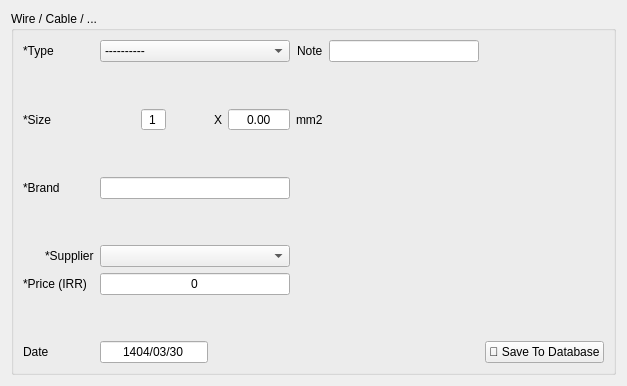
      <widget class="QWidget" name="wire_cable">
       <layout class="QGridLayout" name="gridLayout_23">
        <item row="0" column="0">
         <widget class="QGroupBox" name="groupBox_12">
          <property name="title">
           <string>Wire / Cable / ...</string>
          </property>
          <layout class="QGridLayout" name="gridLayout_22">
           <item row="3" column="0" colspan="2">
            <widget class="QLabel" name="general_spec_label_7">
             <property name="text">
              <string>*Size</string>
             </property>
            </widget>
           </item>
           <item row="1" column="9" alignment="Qt::AlignRight">
            <widget class="QLabel" name="label_83">
             <property name="maximumSize">
              <size>
               <width>73</width>
               <height>16777215</height>
              </size>
             </property>
             <property name="text">
              <string>Note</string>
             </property>
            </widget>
           </item>
           <item row="3" column="9">
            <widget class="QLabel" name="general_spec_label_8">
             <property name="text">
              <string>mm2</string>
             </property>
            </widget>
           </item>
           <item row="1" column="10">
            <widget class="QLineEdit" name="electrical_panel_brand_3">
             <property name="minimumSize">
              <size>
               <width>150</width>
               <height>0</height>
              </size>
             </property>
             <property name="maximumSize">
              <size>
               <width>184</width>
               <height>16777215</height>
              </size>
             </property>
            </widget>
           </item>
           <item row="11" column="7">
            <spacer name="verticalSpacer_34">
             <property name="orientation">
              <enum>Qt::Vertical</enum>
             </property>
             <property name="sizeHint" stdset="0">
              <size>
               <width>20</width>
               <height>40</height>
              </size>
             </property>
            </spacer>
           </item>
           <item row="4" column="5">
            <spacer name="verticalSpacer_35">
             <property name="orientation">
              <enum>Qt::Vertical</enum>
             </property>
             <property name="sizeType">
              <enum>QSizePolicy::Minimum</enum>
             </property>
             <property name="sizeHint" stdset="0">
              <size>
               <width>5</width>
               <height>40</height>
              </size>
             </property>
            </spacer>
           </item>
           <item row="8" column="0">
            <widget class="QPushButton" name="electrical_panel_add_supplier_btn_2">
             <property name="maximumSize">
              <size>
               <width>16</width>
               <height>16</height>
              </size>
             </property>
             <property name="styleSheet">
              <string notr="true">QPushButton {
    background-color: rgba(0, 0, 0, 0); /* Fully transparent background */
    border: none;                      /* Optional: remove the border */
}
QPushButton:hover {
	color: #d3dae3;
	padding: 2px;
	background-color: #F77F00;
}

QPushButton:pressed {
	color: #d3dae3;
	padding: 2px;
	background-color: #F77F00;
}
QPushButton:pressed {
	color: #d3dae3;
	padding: 2px;
	background-color: #2c2f2f;
}</string>
             </property>
             <property name="text">
              <string/>
             </property>
             <property name="icon">
              <iconset>
               <normaloff>../../assets/plus.png</normaloff>../../assets/plus.png</iconset>
             </property>
            </widget>
           </item>
           <item row="10" column="0" colspan="2">
            <widget class="QLabel" name="label_79">
             <property name="maximumSize">
              <size>
               <width>73</width>
               <height>16777215</height>
              </size>
             </property>
             <property name="text">
              <string>*Price (IRR)</string>
             </property>
            </widget>
           </item>
           <item row="3" column="6" alignment="Qt::AlignLeft">
            <widget class="QLabel" name="general_spec_label_9">
             <property name="text">
              <string>X</string>
             </property>
             <property name="alignment">
              <set>Qt::AlignCenter</set>
             </property>
            </widget>
           </item>
           <item row="5" column="0" colspan="2">
            <widget class="QLabel" name="label_82">
             <property name="maximumSize">
              <size>
               <width>73</width>
               <height>16777215</height>
              </size>
             </property>
             <property name="text">
              <string>*Brand</string>
             </property>
            </widget>
           </item>
           <item row="5" column="5" colspan="4">
            <widget class="QLineEdit" name="electrical_panel_brand_2">
             <property name="minimumSize">
              <size>
               <width>0</width>
               <height>0</height>
              </size>
             </property>
             <property name="maximumSize">
              <size>
               <width>167777</width>
               <height>16777215</height>
              </size>
             </property>
            </widget>
           </item>
           <item row="7" column="5">
            <spacer name="verticalSpacer_33">
             <property name="orientation">
              <enum>Qt::Vertical</enum>
             </property>
             <property name="sizeType">
              <enum>QSizePolicy::Minimum</enum>
             </property>
             <property name="sizeHint" stdset="0">
              <size>
               <width>6</width>
               <height>40</height>
              </size>
             </property>
            </spacer>
           </item>
           <item row="13" column="0" colspan="2">
            <widget class="QLabel" name="label_84">
             <property name="maximumSize">
              <size>
               <width>73</width>
               <height>16777215</height>
              </size>
             </property>
             <property name="text">
              <string>Date</string>
             </property>
            </widget>
           </item>
           <item row="2" column="5">
            <spacer name="verticalSpacer_36">
             <property name="orientation">
              <enum>Qt::Vertical</enum>
             </property>
             <property name="sizeType">
              <enum>QSizePolicy::Minimum</enum>
             </property>
             <property name="sizeHint" stdset="0">
              <size>
               <width>5</width>
               <height>40</height>
              </size>
             </property>
            </spacer>
           </item>
           <item row="1" column="0" colspan="2">
            <widget class="QLabel" name="label_80">
             <property name="maximumSize">
              <size>
               <width>73</width>
               <height>16777215</height>
              </size>
             </property>
             <property name="text">
              <string>*Type</string>
             </property>
            </widget>
           </item>
           <item row="8" column="1">
            <widget class="QLabel" name="label_81">
             <property name="maximumSize">
              <size>
               <width>51</width>
               <height>16777215</height>
              </size>
             </property>
             <property name="text">
              <string>*Supplier</string>
             </property>
            </widget>
           </item>
           <item row="3" column="7" colspan="2">
            <widget class="QDoubleSpinBox" name="electrical_panel_height_2">
             <property name="minimumSize">
              <size>
               <width>62</width>
               <height>0</height>
              </size>
             </property>
             <property name="maximumSize">
              <size>
               <width>100</width>
               <height>16777215</height>
              </size>
             </property>
             <property name="alignment">
              <set>Qt::AlignCenter</set>
             </property>
             <property name="buttonSymbols">
              <enum>QAbstractSpinBox::NoButtons</enum>
             </property>
             <property name="maximum">
              <double>9999.000000000000000</double>
             </property>
            </widget>
           </item>
           <item row="1" column="5" colspan="4">
            <widget class="QComboBox" name="electrical_panel_type_2">
             <property name="maximumSize">
              <size>
               <width>16777215</width>
               <height>16777215</height>
              </size>
             </property>
             <item>
              <property name="text">
               <string>----------</string>
              </property>
             </item>
             <item>
              <property name="text">
               <string>Wire</string>
              </property>
             </item>
             <item>
              <property name="text">
               <string>Cable</string>
              </property>
             </item>
             <item>
              <property name="text">
               <string>Busbar</string>
              </property>
             </item>
            </widget>
           </item>
           <item row="3" column="5" alignment="Qt::AlignHCenter">
            <widget class="QSpinBox" name="spinBox">
             <property name="maximumSize">
              <size>
               <width>35</width>
               <height>16777215</height>
              </size>
             </property>
             <property name="alignment">
              <set>Qt::AlignCenter</set>
             </property>
             <property name="buttonSymbols">
              <enum>QAbstractSpinBox::NoButtons</enum>
             </property>
             <property name="minimum">
              <number>1</number>
             </property>
            </widget>
           </item>
           <item row="10" column="5" colspan="4">
            <widget class="QLineEdit" name="wire_cable_price_date">
             <property name="maximumSize">
              <size>
               <width>167777</width>
               <height>16777215</height>
              </size>
             </property>
             <property name="text">
              <string>0</string>
             </property>
             <property name="alignment">
              <set>Qt::AlignCenter</set>
             </property>
            </widget>
           </item>
           <item row="8" column="5" colspan="4">
            <widget class="QComboBox" name="electrical_panel_supplier_2">
             <property name="maximumSize">
              <size>
               <width>167777</width>
               <height>16777215</height>
              </size>
             </property>
            </widget>
           </item>
           <item row="13" column="5">
            <widget class="QLineEdit" name="electrical_electrical_date_2">
             <property name="maximumSize">
              <size>
               <width>120</width>
               <height>16777215</height>
              </size>
             </property>
             <property name="text">
              <string>1404/03/30</string>
             </property>
             <property name="alignment">
              <set>Qt::AlignCenter</set>
             </property>
            </widget>
           </item>
           <item row="1" column="11">
            <spacer name="horizontalSpacer_12">
             <property name="orientation">
              <enum>Qt::Horizontal</enum>
             </property>
             <property name="sizeHint" stdset="0">
              <size>
               <width>40</width>
               <height>20</height>
              </size>
             </property>
            </spacer>
           </item>
           <item row="13" column="11">
            <widget class="QPushButton" name="electrical_panel_save_btn_2">
             <property name="maximumSize">
              <size>
               <width>150</width>
               <height>16777215</height>
              </size>
             </property>
             <property name="text">
              <string>💾 Save To Database</string>
             </property>
            </widget>
           </item>
          </layout>
         </widget>
        </item>
       </layout>
      </widget>
